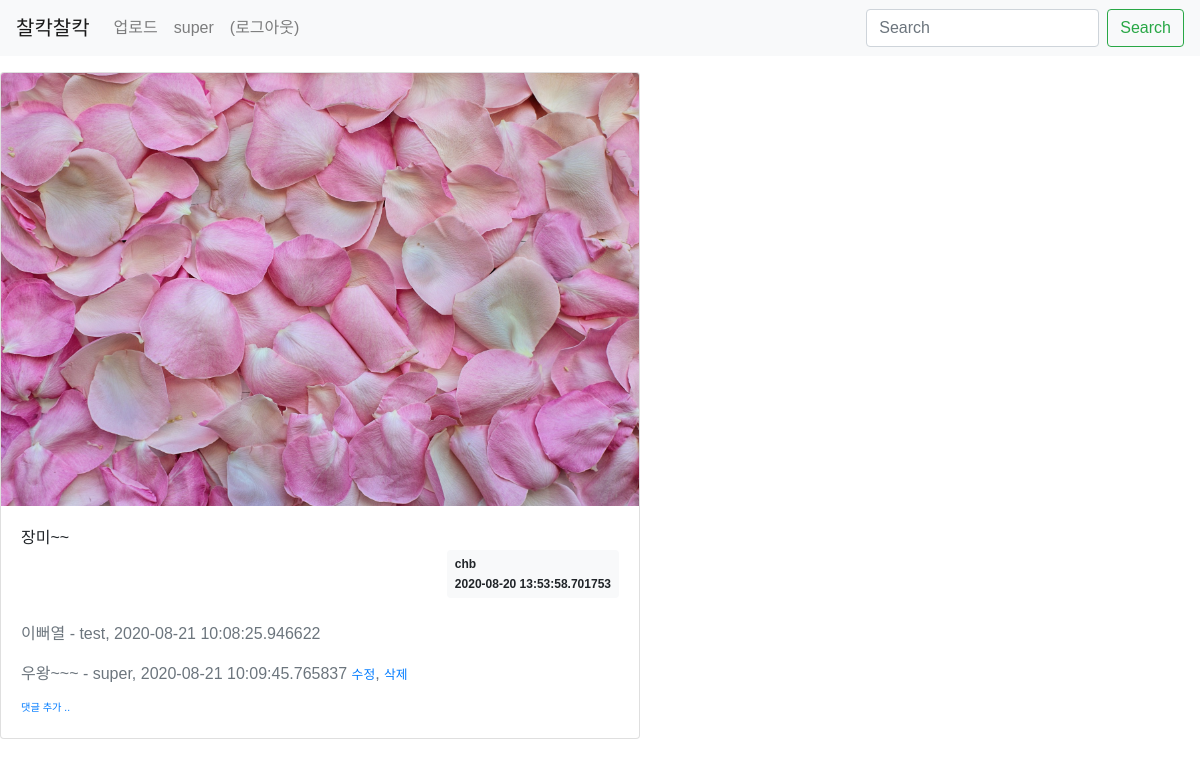
Screenshot of /detail/4 (signed in) with the database file from the repository.
### models/Model.py (models this page shows)
class User(db.Model):
    id = db.Column(db.Integer, primary_key=True)
    username = db.Column(db.String(150), unique=True, nullable=False)
    password = db.Column(db.String(200), nullable=False)
    email = db.Column(db.String(120), unique=True, nullable=False)

class Usercontent(db.Model):
    id = db.Column(db.Integer, primary_key=True)
    username = db.Column(db.Integer, db.ForeignKey('user.username', ondelete='CASCADE'))
    user = db.relationship('User', backref=db.backref('usercontent_set'))
    content = db.Column(db.Text(), nullable=False)
    create_date = db.Column(db.DateTime(), nullable=False)
    modify_date = db.Column(db.DateTime(), nullable=True)
    filename = db.Column(db.String(200), nullable=False)

class Comment(db.Model):
    id = db.Column(db.Integer, primary_key=True)
    user_id = db.Column(db.Integer, db.ForeignKey('user.id',ondelete='CASCADE'),nullable=False)
    user = db.relationship('User', backref=db.backref('comment_set'))
    content = db.Column(db.Text(),nullable=False)
    create_date = db.Column(db.DateTime(), nullable=False)
    modify_date = db.Column(db.DateTime(), nullable=True)
    usercontent_id = db.Column(db.Integer,db.ForeignKey('usercontent.id',ondelete='CASCADE'),nullable=True)
    usercontent = db.relationship('Usercontent',backref=db.backref('comment_set'))

### views/main_views.py (the view)
@bp.route('/detail/<int:content_id>')
def detail(content_id):
    content = Usercontent.query.filter_by(id=content_id).first()
    return render_template('client/detail.html', content=content)

### views/auth_views.py (called while the page is built)
@bp.before_app_request
def load_logged_in_user():
    user_id = session.get('user_id')
    if user_id is None:
        g.user = None
    else:
        g.user = User.query.get(user_id)

### templates/client/detail.html (shortened to what this page needs)
{% extends 'base.html' %}
{% block content %}
{% if True %}
<div class="card" style="width: 40rem;">
    <img class="card-img-top" src="{{ url_for('static',filename = 'img/' + content.filename ) }}" alt="Card image cap">
            <div class="card-body">
                <div class="card-text">{{ content.content }}</div>
                <div class="d-flex justify-content-end">
                    <div class="badge badge-light p-2 text-left">
                        <div class="mb-2">{{ content.username }}</div>
                        {% if content.modify_date %}
                            <div>{{ content.modify_date }}</div>
                        {% else %}
                            <div>{{ content.create_date }}</div>
                        {% endif %}
                    </div>
                </div>
            {% if content.comment_set|length > 0 %}
            <div class="mt-3">
            {% for comment in content.comment_set %}
                <div class="comment py-2 text-muted">
                    <span style="white-space: pre-line;">{{ comment.content }}</span>
                    <span>
                        - {{ comment.user.username }},
                        {% if comment.modify_date %}
                            {{ comment.modify_date }}
                        {% else %}
                            {{ comment.create_date }}
                        {% endif %}
                    </span>
                    {% if g.user == comment.user %}
                    <a href="{{ url_for('comment.modify_comment', comment_id=comment.id) }}" class="small">수정</a>,
                    <a href="{{ url_for('comment.delete_comment', comment_id=comment.id) }}" class="small delete">삭제</a>
                    {% endif %}
                </div>
            {% endfor %}
            </div>
            {% endif %}
            <div>
                <a href="{{ url_for('comment.create_comment', usercontent_id=content.id) }}"
                   class="small"><small>댓글 추가 ..</small></a>
            </div>
        </div>
    </div>
{% endif %}
{% endblock %}

### templates/navbar.html (shortened to what this page needs)
<nav class="navbar navbar-expand-lg navbar-light bg-light">
  <a class="navbar-brand" href="{{ url_for('main.root') }}">찰칵찰칵</a>
  <div class="collapse navbar-collapse" id="navbarSupportedContent">
    <ul class="navbar-nav mr-auto">
    {% if g.user %}
      <li class="nav-item ">
        <a class="nav-link" href="{{ url_for('auth.imgupload') }}">업로드</a>
      </li>
      <li class="nav-item ">
        <a class="nav-link" href="{{ url_for('auth.mypage') }}">{{ g.user.username }}</a>
      </li>
      <li class="nav-item ">
        <a class="nav-link" href="{{ url_for('auth.signout') }}">(로그아웃)</a>
      </li>
    {% endif %}
    </ul>
    <form class="form-inline my-2 my-lg-0">
      <input class="form-control mr-sm-2" type="search" placeholder="Search" aria-label="Search">
      <button class="btn btn-outline-success my-2 my-sm-0" type="submit">Search</button>
    </form>
  </div>
</nav>

### static/css/style.css (style rules this page uses)
* { box-sizing: border-box; }
html { overflow-y: scroll; }
body { font-family: sans-serif; }
img { max-width: 100%; height: auto; }

### templates/base.html (style rules this page uses)
body { background-repeat:no-repeat; background-size:cover; background-attachment:scroll; background-position:center top; background-color:#FFFFFF; }

### rows the page displays
User: user.username "super"
Usercontent: filename (picture), content "장미~~", username "chb", create_date "2020-08-20 13:53:58.701753"
Comment: content "이뻐열", user.username "test", create_date "2020-08-21 10:08:25.946622"
Comment: content "우왕~~~", user.username "super", create_date "2020-08-21 10:09:45.765837"
